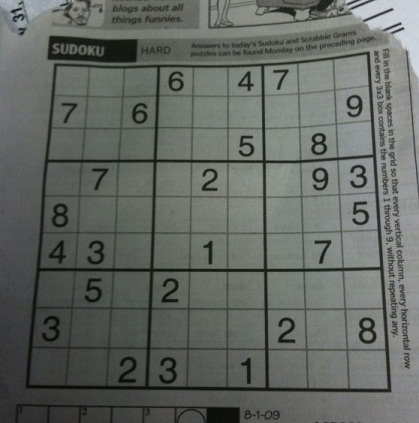
#> input picture Part C/MTRN4110_20T2_Lecture_Vision_II-master/MTRN4110_20T2_Lecture_Vision_II-master/sudoku.jpg, 419 x 423 px
$ jupyter execute --allow-errors MTRN4110_20T2_Lecture_Vision_II.ipynb   (older library calls are emulated)
#> lines starting #> are read from the running program, lines starting #| are printed output that depends on the picture; after the words box and inside, x2 and y2 are one past the last pixel; in counts of white or black regions, pixels touching at a corner belong together
# MTRN4110 20T2 Lecture Vision II OpenCV Examples

# Canny edge detection

[cell 1]
#import required libraries
import cv2 # OpenCV library
import numpy as np # Numpy library for scientific computing
import matplotlib.pyplot as plt # Matplotlib library for plotting

#canny edge detection
img = cv2.imread('sudoku.jpg',cv2.IMREAD_GRAYSCALE)
#> img: shape (423, 419); min 5, max 218, mean 101.9
edges = cv2.Canny(img, threshold1 = 50, threshold2 = 100, apertureSize = 3)
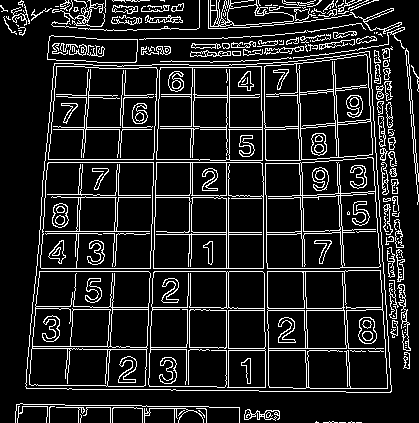
#> edges: shape (423, 419); 13% white in thin lines or dots

#plot the image
fig, (ax1, ax2) = plt.subplots(figsize = (18, 10), ncols = 2)
ax1.imshow(img, cmap='gray'), ax1.set_title("Original")
ax2.imshow(edges, cmap='gray'), ax2.set_title("Edge")
plt.show()
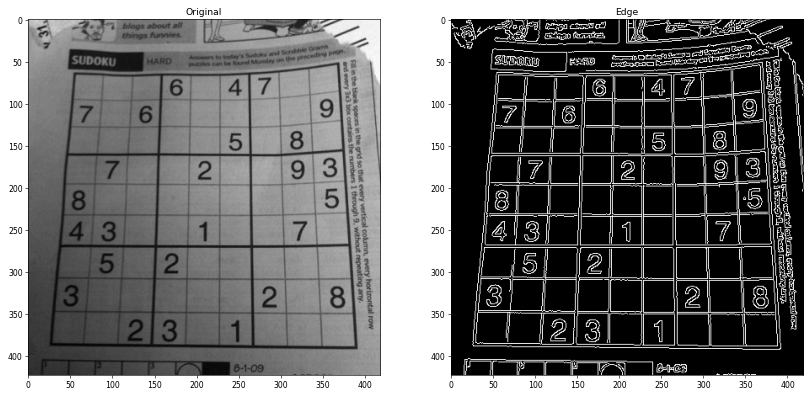
#> figure drawn by matplotlib, 2 panels

# Hough transform

[cell 2]
#import required libraries
import cv2 # OpenCV library
import numpy as np # Numpy library for scientific computing
import matplotlib.pyplot as plt # Matplotlib library for plotting

#canny edge detection
img = cv2.imread('sudoku.jpg',cv2.IMREAD_GRAYSCALE)
img_bgr = cv2.imread('sudoku.jpg')
#> img_bgr is the input picture: shape (423, 419, 3); mean B, G, R 98.9, 103.6, 99.4
edges = cv2.Canny(img, threshold1 = 50, threshold2 = 100, apertureSize = 3)

#hough transform
lines = cv2.HoughLines(edges, rho = 1, theta = np.pi/180, threshold = 160)
#> lines = 53 rows, first 8: [271, 1.57], [268, 1.57], [226, 0], [195, 0.0175], [162, 0.0349], [159, 0.0349], [-262, 3.12], [193, 0.0175]

#draw lines
l,_,_ = lines.shape
#> l = 53
for i in range(l):
    rho = lines[i][0][0]
    theta = lines[i][0][1]
    a = np.cos(theta)
    b = np.sin(theta)
    x0 = a*rho
    y0 = b*rho
    x1 = int(x0 + 1000*(-b))
    y1 = int(y0 + 1000*(a))
    x2 = int(x0 - 1000*(-b))
    y2 = int(y0 - 1000*(a))
    cv2.line(img_bgr, (x1,y1), (x2,y2), (0,0,255), 2, cv2.LINE_AA)
#> this loop made 53 passes
#> (rho, theta, a, b, x0, y0, x1, y1) on passes 1 to 12: (271, 1.57, -4.37e-08, 1, -1.18e-05, 271, -1000, 270), (268, 1.57, -4.37e-08, 1, -1.17e-05, 268, -1000, 267), (226, 0, 1, 0, 226, 0, 226, 1000), (195, 0.0175, 1, 0.0175, 195, 3.4, 177, 1003), (162, 0.0349, 0.999, 0.0349, 161.9, 5.65, 127, 1005), (159, 0.0349, 0.999, 0.0349, 158.9, 5.55, 124, 1004), (-262, 3.12, -1, 0.0175, 262, -4.57, 244, -1004), (193, 0.0175, 1, 0.0175, 193, 3.37, 175, 1003), (-293, 3.11, -0.999, 0.0349, 292.8, -10.23, 257, -1009), (228, 0, 1, 0, 228, 0, 228, 1000), (62, 0.0873, 0.996, 0.0872, 61.76, 5.4, -25, 1001), (162, 1.57, -4.37e-08, 1, -7.08e-06, 162, -1000, 161)
img_rgb = cv2.cvtColor(img_bgr, cv2.COLOR_BGR2RGB)

#plot the image
fig, (ax1, ax2, ax3) = plt.subplots(figsize = (18, 10), ncols = 3)
ax1.imshow(img, cmap='gray'), ax1.set_title("Original")
ax2.imshow(edges, cmap='gray'), ax2.set_title("Edge")
ax3.imshow(img_rgb, cmap='gray'), ax3.set_title("Line")
plt.show()

# Contour detection

[cell 3]
#import required libraries
import cv2 # OpenCV library
import numpy as np # Numpy library for scientific computing
import matplotlib.pyplot as plt # Matplotlib library for plotting

#canny edge detection
img_bgr = cv2.imread('shapes.png')
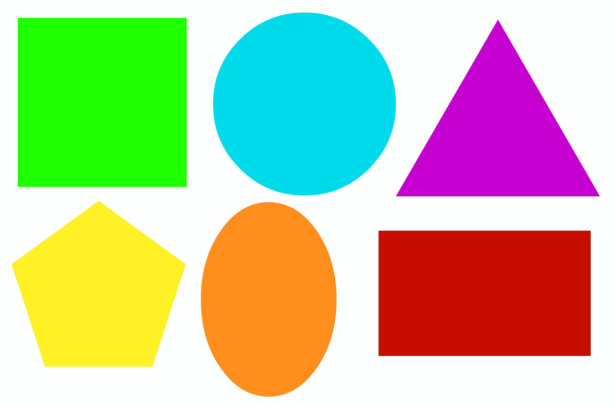
#> input picture Part C/MTRN4110_20T2_Lecture_Vision_II-master/MTRN4110_20T2_Lecture_Vision_II-master/shapes.png, 615 x 406 px
#> img_bgr is the input picture: shape (406, 615, 3); mean B, G, R 156.5, 196.5, 191.1
img_gray = cv2.imread('shapes.png',cv2.IMREAD_GRAYSCALE)
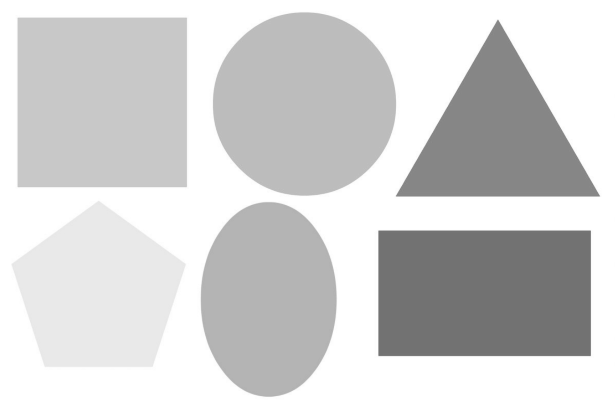
#> img_gray: shape (406, 615); min 114, max 255, mean 209.6
img_rgb_origin = cv2.cvtColor(img_bgr, cv2.COLOR_BGR2RGB)
edges = cv2.Canny(img_gray, threshold1 = 50, threshold2 = 100, apertureSize = 3)
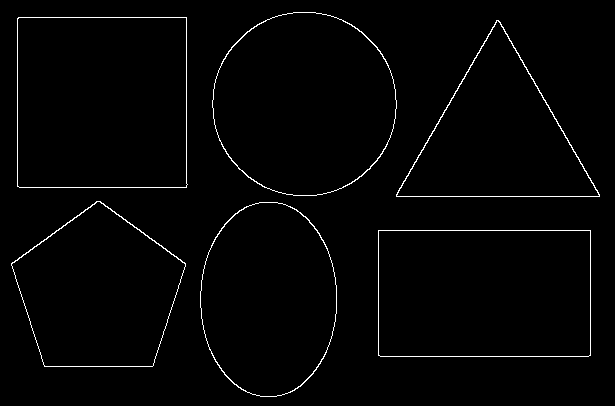
#> edges: shape (406, 615); 1.6% white in thin lines or dots

#contour detection
img2, contours, hierarchy = cv2.findContours(edges, cv2.RETR_EXTERNAL, cv2.CHAIN_APPROX_SIMPLE)
#> contours = 6 contours; box (x1, y1, x2, y2) and area: (17, 17, 188, 188) 28729, (378, 230, 591, 357) 26709, (212, 12, 397, 196) 26514, (200, 202, 337, 397) 20900, (11, 201, 186, 367) 20065, (396, 20, 600, 197) 18234
cv2.drawContours(img_bgr, contours, -1, (255, 0, 0), 3)
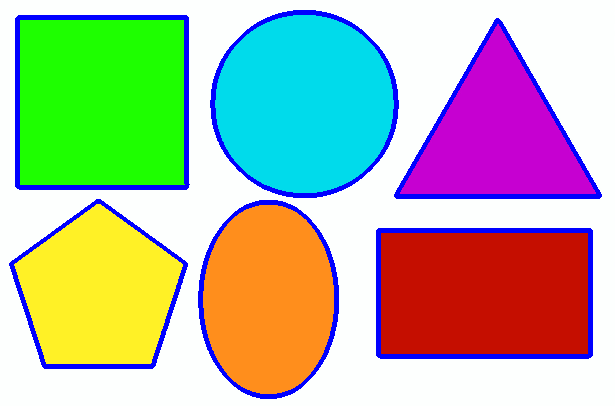
#> img_bgr: shape (406, 615, 3); 6.78% of pixels changed, all inside (x1, y1, x2, y2) = (9, 10, 602, 399)
img_rgb = cv2.cvtColor(img_bgr, cv2.COLOR_BGR2RGB)
#> img_rgb: shape (406, 615, 3)

#plot the image
fig, (ax1, ax2, ax3) = plt.subplots(figsize = (18, 10), ncols = 3)
ax1.imshow(img_rgb_origin), ax1.set_title("Original")
ax2.imshow(edges, cmap='gray'), ax2.set_title("Edge")
ax3.imshow(img_rgb), ax3.set_title("Contour")

#calculate moments and areas
for i, cnt in enumerate(contours):
    m = cv2.moments(cnt)
    area = cv2.contourArea(cnt)
    print("shape", i, ": m00 -", m['m00'], " area -", area)
#> this loop made 6 passes
#> area on passes 1 to 6: 26709, 20900.5, 20065, 18234.5, 28729, 26514
#| shape 0 : m00 - 26709.0  area - 26709.0
#| shape 1 : m00 - 20900.5  area - 20900.5
#| shape 2 : m00 - 20065.0  area - 20065.0
#| shape 3 : m00 - 18234.5  area - 18234.5
#| shape 4 : m00 - 28729.0  area - 28729.0
#| shape 5 : m00 - 26514.0  area - 26514.0

# Corner detection

[cell 4]
#import required libraries
import cv2 # OpenCV library
import numpy as np # Numpy library for scientific computing
import matplotlib.pyplot as plt # Matplotlib library for plotting

# image is loaded with imread command
img_bgr = cv2.imread('chessboard.jpg')
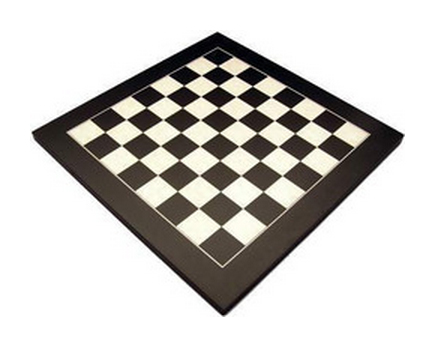
#> input picture Part C/MTRN4110_20T2_Lecture_Vision_II-master/MTRN4110_20T2_Lecture_Vision_II-master/chessboard.jpg, 432 x 344 px
#> img_bgr is the input picture: shape (344, 432, 3); mean B, G, R 196.5, 199.9, 202.2
img_rgb_origin = cv2.cvtColor(img_bgr,cv2.COLOR_BGR2RGB)
#> img_rgb_origin: shape (344, 432, 3)
img_gray = cv2.cvtColor(img_bgr,cv2.COLOR_BGR2GRAY)
#> img_gray: shape (344, 432)

# modify the data type, setting to 32-bit floating point
img_gray = np.float32(img_gray)

# apply the cv2.cornerHarris method to detect the corners with appropriate values as input parameters
corners = cv2.cornerHarris(img_gray, blockSize = 2, ksize = 3, k = 0.03)

# Results are marked through the dilated corners
corners = cv2.dilate(corners, None)
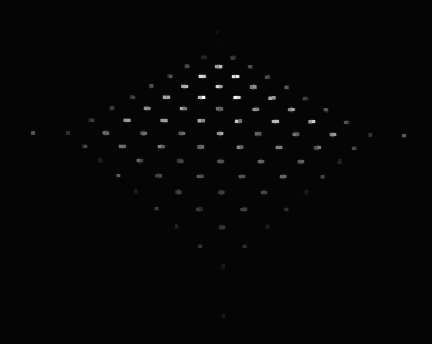
#> corners: shape (344, 432) float32; min -3278272.8, max 144568768, mean 667916.2; drawn with min black and max white

# Reverting back to the original image, with optimal threshold value
img_bgr[corners > 0.01 * corners.max()] = [0, 0, 255]
#> img_bgr: shape (344, 432, 3); 2.04% of pixels changed, all inside (x1, y1, x2, y2) = (30, 31, 407, 318)
img_rgb = cv2.cvtColor(img_bgr,cv2.COLOR_BGR2RGB)
#> img_rgb: shape (344, 432, 3)

#plot the image
fig, (ax1, ax2) = plt.subplots(figsize = (18, 10), ncols = 2)
ax1.imshow(img_rgb_origin), ax1.set_title("Original")
ax2.imshow(img_rgb), ax2.set_title("Corner")
plt.show()

# SIFT

[cell 5]
#import required libraries
import cv2 # OpenCV library
import numpy as np # Numpy library for scientific computing
import matplotlib.pyplot as plt # Matplotlib library for plotting

img1 = cv2.imread('mountain1.jpg',cv2.IMREAD_GRAYSCALE)          # queryImage
img2 = cv2.imread('mountain2.jpg',cv2.IMREAD_GRAYSCALE)          # trainImage

# Initiate SIFT detector
sift  = cv2.xfeatures2d.SIFT_create()

# find the keypoints and descriptors with SIFT
#> (the rest of this cell did not finish here and is left out)

# SURF

[cell 6]
#import required libraries
import cv2 # OpenCV library
import numpy as np # Numpy library for scientific computing
import matplotlib.pyplot as plt # Matplotlib library for plotting

img1 = cv2.imread('mountain1.jpg',cv2.IMREAD_GRAYSCALE)          # queryImage
img2 = cv2.imread('mountain2.jpg',cv2.IMREAD_GRAYSCALE)          # trainImage

# Initiate SURF detector
#> (the rest of this cell did not finish here and is left out)

# Face detection

[cell 7]
#import required libraries
import cv2 # OpenCV library
import numpy as np # Numpy library for scientific computing
import matplotlib.pyplot as plt # Matplotlib library for plotting

#load the classifiers downloaded
face_cascade = cv2.CascadeClassifier('haarcascade_frontalface_default.xml')
eye_cascade = cv2.CascadeClassifier('haarcascade_eye.xml')

#read the image and convert to grayscale format
img = cv2.imread('face_off_1.jpg')
#> (the rest of this cell did not finish here and is left out)

# ArUco marker detection

[cell 8]
#import required libraries
import cv2 # OpenCV library
import numpy as np # Numpy library for scientific computing
import matplotlib.pyplot as plt # Matplotlib library for plotting

# Generate an ArUco marker for use
# Load the predefined dictionary
dictionary = cv2.aruco.Dictionary_get(cv2.aruco.DICT_6X6_250)

# Generate the marker
markerImage = np.zeros((200, 200), dtype=np.uint8)
markerImage = cv2.aruco.drawMarker(dictionary, 33, 200, markerImage, 1)
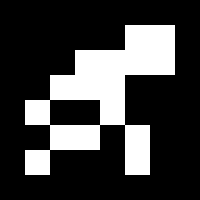
#> markerImage: shape (200, 200); 25% white; 1 white region, box (x1, y1, x2, y2) and area: (25, 25, 175, 175) 10000

# Write to an image
cv2.imwrite("marker33.png", markerImage)

# Detect ArUco markers
# image is loaded with imread command
img_bgr = cv2.imread('aruco.jpg')
#> (the rest of this cell did not finish here and is left out)

# Object tracking

[cell 9]
import cv2
import sys

(major_ver, minor_ver, subminor_ver) = (cv2.__version__).split('.')
#> major_ver = '4'; minor_ver = '13'; subminor_ver = '0'

if __name__ == '__main__' :

    # Set up tracker.
    # Instead of MIL, you can also use

    tracker_types = ['BOOSTING', 'MIL','KCF', 'TLD', 'MEDIANFLOW', 'GOTURN', 'MOSSE', 'CSRT']
    tracker_type = tracker_types[2]

    if int(minor_ver) < 3:
        tracker = cv2.Tracker_create(tracker_type)
    else:
        if tracker_type == 'BOOSTING':
            tracker = cv2.TrackerBoosting_create()
        if tracker_type == 'MIL':
            tracker = cv2.TrackerMIL_create()
        if tracker_type == 'KCF':
            tracker = cv2.TrackerKCF_create()
        if tracker_type == 'TLD':
            tracker = cv2.TrackerTLD_create()
        if tracker_type == 'MEDIANFLOW':
            tracker = cv2.TrackerMedianFlow_create()
        if tracker_type == 'GOTURN':
            tracker = cv2.TrackerGOTURN_create()
        if tracker_type == 'MOSSE':
            tracker = cv2.TrackerMOSSE_create()
        if tracker_type == "CSRT":
            tracker = cv2.TrackerCSRT_create()

    # Read video
    video = cv2.VideoCapture("chaplin.mp4")

    # Exit if video not opened.
    if not video.isOpened():
        print("Could not open video")
        sys.exit()

    # Read first frame.
    ok, frame = video.read()
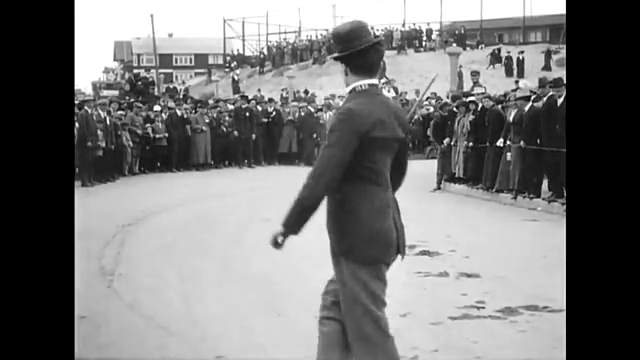
#> input picture frame 17 of Part C/MTRN4110_20T2_Lecture_Vision_II-master/MTRN4110_20T2_Lecture_Vision_II-master/chaplin.mp4, 640 x 360 px
#> frame is the input picture: shape (360, 640, 3); min 0, max 255, mean 121
    if not ok:
        print('Cannot read video file')
        sys.exit()

    # Define an initial bounding box
    bbox = (287, 23, 86, 320)

    # Uncomment the line below to select a different bounding box
    bbox = cv2.selectROI(frame, False)

    # Initialize tracker with first frame and bounding box
    ok = tracker.init(frame, bbox)

    while True:
        # Read a new frame
        ok, frame = video.read()
        if not ok:
            break

        # Start timer
        timer = cv2.getTickCount()

        # Update tracker
        ok, bbox = tracker.update(frame)

        # Calculate Frames per second (FPS)
        fps = cv2.getTickFrequency() / (cv2.getTickCount() - timer);

        # Draw bounding box
        if ok:
            # Tracking success
            p1 = (int(bbox[0]), int(bbox[1]))
            p2 = (int(bbox[0] + bbox[2]), int(bbox[1] + bbox[3]))
            cv2.rectangle(frame, p1, p2, (255,0,0), 2, 1)
        else :
            # Tracking failure
            cv2.putText(frame, "Tracking failure detected", (100,80), cv2.FONT_HERSHEY_SIMPLEX, 0.75,(0,0,255),2)

        # Display tracker type on frame
        cv2.putText(frame, tracker_type + " Tracker", (100,20), cv2.FONT_HERSHEY_SIMPLEX, 0.75, (50,170,50),2);

        # Display FPS on frame
        cv2.putText(frame, "FPS : " + str(int(fps)), (100,50), cv2.FONT_HERSHEY_SIMPLEX, 0.75, (50,170,50), 2);

        # Display result
        cv2.imshow("Tracking", frame)

        # Exit if ESC pressed
        k = cv2.waitKey(10) & 0xff
        if k == 27 : break

    cv2.destroyAllWindows()
